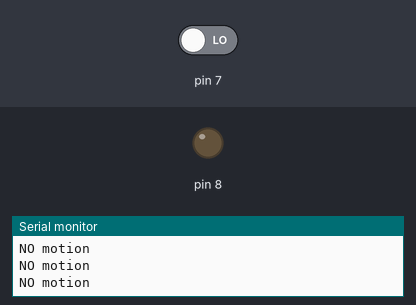
The sketch below on a simulated Arduino Uno, built with avr-gcc and run on an emulated ATmega328P. Shown: output pins drawn as LEDs (lit = HIGH), the last lines printed to the serial monitor. The inputs (shaded band) are chosen by the test bench; at power-on: pin 7 LOW.

Above: at 2.8 s.
2.9 s: pin 7 driven HIGH
At 4.2 s:
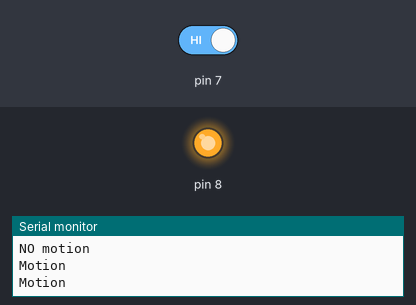
4.5 s: pin 7 driven LOW
At 5.9 s:
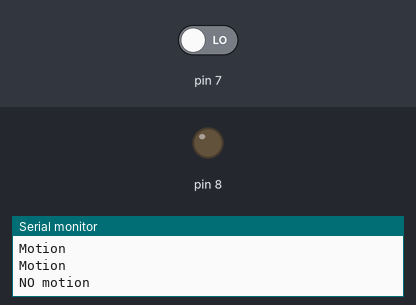
Timing chart, 0 to 7.5 s (numbered marks = the images above; inputs shaded):
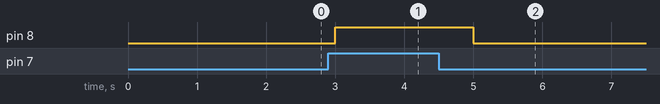

Measured:
- after the input at 2.9 s, pin 8: LOW → HIGH after 0.10 s
- after the input at 4.5 s, pin 8: HIGH → LOW after 0.50 s

The sketch:

dat_dvijeniye.ino
```cpp
void setup() {
pinMode(7,INPUT);
pinMode(8,OUTPUT);
Serial.begin(9600);
}

void loop() {
  int val=digitalRead(7);
  if(val==HIGH){
    digitalWrite(8,HIGH);
    Serial.println("Motion");
    }
    else{
    digitalWrite(8,LOW);
    Serial.println("NO motion");
      }
  delay(1000);
}
```
